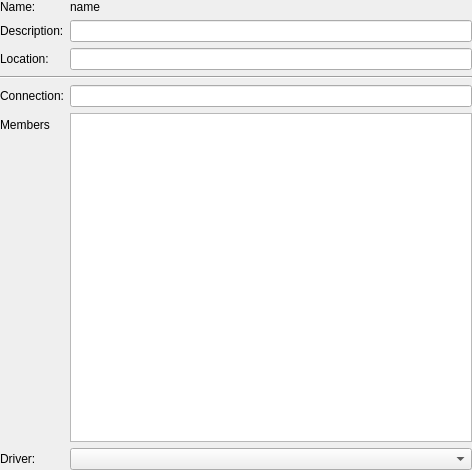
<?xml version="1.0" encoding="UTF-8"?>
<ui version="4.0">
 <class>ModifyPrinter</class>
 <widget class="QWidget" name="ModifyPrinter">
  <property name="geometry">
   <rect>
    <x>0</x>
    <y>0</y>
    <width>472</width>
    <height>470</height>
   </rect>
  </property>
  <layout class="QGridLayout" name="gridLayout">
   <property name="margin">
    <number>0</number>
   </property>
   <item row="0" column="0">
    <layout class="QFormLayout" name="formLayout">
     <property name="fieldGrowthPolicy">
      <enum>QFormLayout::ExpandingFieldsGrow</enum>
     </property>
     <item row="0" column="0">
      <widget class="QLabel" name="label_3">
       <property name="text">
        <string>Name:</string>
       </property>
      </widget>
     </item>
     <item row="1" column="0">
      <widget class="QLabel" name="label">
       <property name="text">
        <string>Description:</string>
       </property>
       <property name="buddy">
        <cstring>descriptionLE</cstring>
       </property>
      </widget>
     </item>
     <item row="1" column="1">
      <widget class="KLineEdit" name="descriptionLE">
       <property name="toolTip">
        <string>Human-readable description such as &quot;HP LaserJet with Duplexer&quot;</string>
       </property>
       <property name="AttributeName" stdset="0">
        <string notr="true">printer-info</string>
       </property>
      </widget>
     </item>
     <item row="2" column="0">
      <widget class="QLabel" name="label_2">
       <property name="text">
        <string>Location:</string>
       </property>
       <property name="buddy">
        <cstring>locationLE</cstring>
       </property>
      </widget>
     </item>
     <item row="2" column="1">
      <widget class="KLineEdit" name="locationLE">
       <property name="toolTip">
        <string>Human-readable location such as &quot;Lab 1&quot;</string>
       </property>
       <property name="AttributeName" stdset="0">
        <string notr="true">printer-location</string>
       </property>
      </widget>
     </item>
     <item row="3" column="0" colspan="2">
      <widget class="Line" name="line">
       <property name="orientation">
        <enum>Qt::Horizontal</enum>
       </property>
      </widget>
     </item>
     <item row="4" column="0">
      <widget class="QLabel" name="connectionL">
       <property name="text">
        <string>Connection:</string>
       </property>
       <property name="buddy">
        <cstring>connectionLE</cstring>
       </property>
      </widget>
     </item>
     <item row="4" column="1">
      <widget class="KLineEdit" name="connectionLE">
       <property name="whatsThis">
        <string>&lt;!DOCTYPE HTML PUBLIC &quot;-//W3C//DTD HTML 4.0//EN&quot; &quot;http://www.w3.org/TR/REC-html40/strict.dtd&quot;&gt;
&lt;html&gt;&lt;head&gt;&lt;meta name=&quot;qrichtext&quot; content=&quot;1&quot; /&gt;&lt;style type=&quot;text/css&quot;&gt;
p, li { white-space: pre-wrap; }
&lt;/style&gt;&lt;/head&gt;&lt;body style=&quot; font-family:'DejaVu Sans'; font-size:9pt; font-weight:400; font-style:normal;&quot;&gt;
&lt;p style=&quot; margin-top:0px; margin-bottom:0px; margin-left:0px; margin-right:0px; -qt-block-indent:0; text-indent:0px;&quot;&gt;&lt;span style=&quot; font-size:10pt;&quot;&gt;Examples:&lt;/span&gt;&lt;/p&gt;
&lt;p style=&quot; margin-top:0px; margin-bottom:0px; margin-left:0px; margin-right:0px; -qt-block-indent:0; text-indent:0px;&quot;&gt;http://hostname:631/ipp/&lt;/p&gt;
&lt;p style=&quot; margin-top:0px; margin-bottom:0px; margin-left:0px; margin-right:0px; -qt-block-indent:0; text-indent:0px;&quot;&gt;http://hostname:631/ipp/port1&lt;/p&gt;
&lt;p style=&quot;-qt-paragraph-type:empty; margin-top:0px; margin-bottom:0px; margin-left:0px; margin-right:0px; -qt-block-indent:0; text-indent:0px;&quot;&gt;&lt;/p&gt;
&lt;p style=&quot; margin-top:0px; margin-bottom:0px; margin-left:0px; margin-right:0px; -qt-block-indent:0; text-indent:0px;&quot;&gt;ipp://hostname/ipp/&lt;/p&gt;
&lt;p style=&quot; margin-top:0px; margin-bottom:0px; margin-left:0px; margin-right:0px; -qt-block-indent:0; text-indent:0px;&quot;&gt;ipp://hostname/ipp/port1&lt;/p&gt;
&lt;p style=&quot;-qt-paragraph-type:empty; margin-top:0px; margin-bottom:0px; margin-left:0px; margin-right:0px; -qt-block-indent:0; text-indent:0px;&quot;&gt;&lt;/p&gt;
&lt;p style=&quot; margin-top:0px; margin-bottom:0px; margin-left:0px; margin-right:0px; -qt-block-indent:0; text-indent:0px;&quot;&gt;lpd://hostname/queue&lt;/p&gt;
&lt;p style=&quot;-qt-paragraph-type:empty; margin-top:0px; margin-bottom:0px; margin-left:0px; margin-right:0px; -qt-block-indent:0; text-indent:0px;&quot;&gt;&lt;/p&gt;
&lt;p style=&quot; margin-top:0px; margin-bottom:0px; margin-left:0px; margin-right:0px; -qt-block-indent:0; text-indent:0px;&quot;&gt;socket://hostname&lt;/p&gt;
&lt;p style=&quot; margin-top:0px; margin-bottom:0px; margin-left:0px; margin-right:0px; -qt-block-indent:0; text-indent:0px;&quot;&gt;socket://hostname:9100&lt;/p&gt;&lt;/body&gt;&lt;/html&gt;</string>
       </property>
       <property name="AttributeName" stdset="0">
        <string notr="true">device-uri</string>
       </property>
      </widget>
     </item>
     <item row="5" column="0">
      <widget class="QLabel" name="membersL">
       <property name="text">
        <string>Members</string>
       </property>
       <property name="buddy">
        <cstring>membersLV</cstring>
       </property>
      </widget>
     </item>
     <item row="5" column="1">
      <widget class="ClassListWidget" name="membersLV"/>
     </item>
     <item row="6" column="0">
      <widget class="QLabel" name="driverL">
       <property name="text">
        <string>Driver:</string>
       </property>
       <property name="buddy">
        <cstring>makeCB</cstring>
       </property>
      </widget>
     </item>
     <item row="6" column="1">
      <widget class="KComboBox" name="makeCB">
       <property name="sizePolicy">
        <sizepolicy hsizetype="Expanding" vsizetype="Fixed">
         <horstretch>0</horstretch>
         <verstretch>0</verstretch>
        </sizepolicy>
       </property>
      </widget>
     </item>
     <item row="0" column="1">
      <widget class="QLabel" name="nameL">
       <property name="text">
        <string notr="true">name</string>
       </property>
       <property name="textFormat">
        <enum>Qt::PlainText</enum>
       </property>
       <property name="textInteractionFlags">
        <set>Qt::TextSelectableByKeyboard|Qt::TextSelectableByMouse</set>
       </property>
      </widget>
     </item>
    </layout>
   </item>
  </layout>
 </widget>
 <customwidgets>
  <customwidget>
   <class>KComboBox</class>
   <extends>QComboBox</extends>
   <header>kcombobox.h</header>
  </customwidget>
  <customwidget>
   <class>KLineEdit</class>
   <extends>QLineEdit</extends>
   <header>klineedit.h</header>
  </customwidget>
  <customwidget>
   <class>ClassListWidget</class>
   <extends>QListView</extends>
   <header>ClassListWidget.h</header>
  </customwidget>
 </customwidgets>
 <tabstops>
  <tabstop>descriptionLE</tabstop>
  <tabstop>locationLE</tabstop>
  <tabstop>connectionLE</tabstop>
  <tabstop>membersLV</tabstop>
 </tabstops>
 <resources/>
 <connections/>
</ui>
